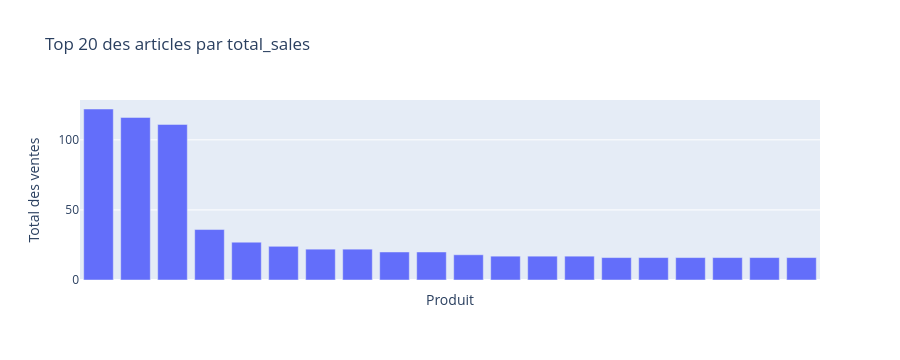

The code cell stored with this chart in its notebook:
### Markdown cell above
Pour la présentation, on va le refaire en enlevant les légendes de colonnes :

### Code cell
# Graphique en barre des 20 premiers articles par total_sales

# Trier le DataFrame par total_sales décroissant et prendre les 20 premiers
top20_quant = erp_nettoye_web_nettoye_liaison.sort_values(by='total_sales', ascending=False).head(20)

# Créer le graphique en barres (sans texte sur les barres)
fig = px.bar(
    top20_quant,
    x='post_title',
    y='total_sales',
    labels={'post_title': 'Produit', 'total_sales': 'Total des ventes'},
    title='Top 20 des articles par total_sales'
)

# Suppression des labels sous les barres + mise en forme
fig.update_layout(
    xaxis_tickangle=-45,
    yaxis_title='Total des ventes',
    xaxis_title='Produit',
    xaxis_showticklabels=False    # <-- enlève les noms sous les barres
)

# S'assurer qu'aucun texte n'apparait sur les barres
fig.update_traces(text=None)

fig.show()

### Figure 1 — Plotly figure (JSON) as saved in the notebook; plotly's stock layout.template omitted (floating-point values rounded to 4 significant figures)
{"data": [{"hovertemplate": "Produit=%{x}<br>Total des ventes=%{y}<extra></extra>", "legendgroup": "", "marker": {"color": "#636efa", "pattern": {"shape": ""}}, "name": "", "orientation": "v", "showlegend": false, "textposition": "auto", "type": "bar", "x": ["François Baur Pinot Noir Schlittweg 2017", "Champagne Mailly Grand Cru Intemporelle 2010", "Argentine Mendoza Alamos Torrontes 2017", "Château De La Selve IGP Coteaux de l'Ardèche Maguelonne Rosé 2019", "Mas Laval IGP Pays d'Hérault Les Pampres Blancs 2018", "I Fabbri Chianti Classico Lamole 2017", "Albert Mann Pinot Noir Grand H 2017", "Bernard Baudry Chinon Rouge La Croix Boissée 2017", "Agnès Levet Côte Rôtie Améthyste 2017", "Moulin de Gassac IGP Pays d'Hérault Guilhem Blanc 2017", "Xavier Frissant Touraine Amboise Chenin Les Pierres 2018", "Maurel Pays d'Oc Merlot 2018", "Château Tour Haut-Caussan Médoc 2015", "Decelle-Villa Chorey-Lès-Beaune 2016", "Maurel Pays d'Oc Cabernet-Sauvignon 2017", "Mourgues du Grès Costières de Nîmes Galets Rosés 2019", "Philippe Nusswitz IGP Cévènnes Rosé O Pale 2019", "Château Ollieux Romanis Corbières Rosé Classique 2019", "Triennes IGP Méditerranée Rosé 2019", "Château de La Liquière Languedoc Blanc Les Amandiers 2019"], "xaxis": "x", "y": [122.0, 116.0, 111.0, 36.0, 27.0, 24.0, 22.0, 22.0, 20.0, 20.0, 18.0, 17.0, 17.0, 17.0, 16.0, 16.0, 16.0, 16.0, 16.0, 16.0], "yaxis": "y"}], "layout": {"barmode": "relative", "height": 360, "legend": {"tracegroupgap": 0}, "title": {"text": "Top 20 des articles par total_sales"}, "xaxis": {"anchor": "y", "autorange": true, "domain": [0, 1], "range": [-0.5, 19.5], "showticklabels": false, "tickangle": -45, "title": {"text": "Produit"}, "type": "category"}, "yaxis": {"anchor": "x", "autorange": true, "domain": [0, 1], "range": [0, 128.4], "title": {"text": "Total des ventes"}, "type": "linear"}}}
